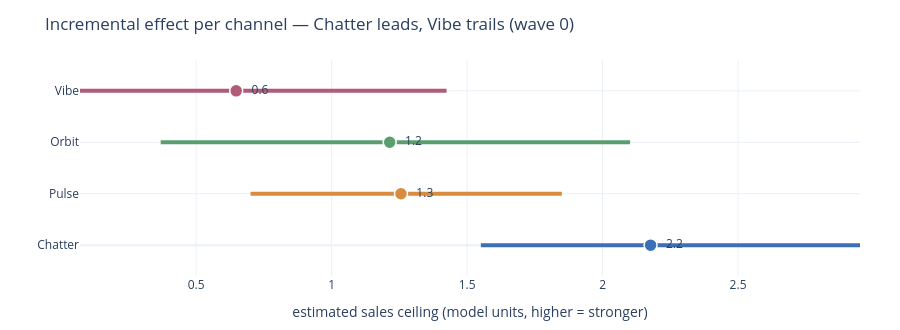

The code cell stored with this chart in its notebook:
### Markdown cell above
## Act 3 · First read — which channels actually work

Wave 0 is in. The first thing the analyst looks at is the **incremental effect**
of each channel — the ceiling of sales each one can drive, estimated from the
designed variation alone. This is the answer to *"are we over- or under-investing
anywhere?"*

### Code cell
# Recovered channel effects (posterior mean + 90% credible interval). The analyst
# does NOT know the truth; this is what the experiment revealed.
b = first["post"].samples["beta"]
names, mean = CHANNELS, b.mean(0)
lo, hi = np.percentile(b, 5, 0), np.percentile(b, 95, 0)
fig = go.Figure()
for i, nm in enumerate(names):
    fig.add_trace(go.Scatter(x=[lo[i], hi[i]], y=[i, i], mode="lines",
        line=dict(color=COLORS[i], width=4), showlegend=False))
fig.add_trace(go.Scatter(x=mean, y=list(range(4)), mode="markers+text",
    marker=dict(color=COLORS, size=13, line=dict(color="white", width=1.5)),
    text=[f"  {v:.1f}" for v in mean], textposition="middle right", showlegend=False))
fig.update_yaxes(tickmode="array", tickvals=list(range(4)), ticktext=names,
                 range=[-0.6, 3.6])
fig.update_layout(height=330, margin=dict(l=80, r=40, t=60, b=50),
    title="Incremental effect per channel — Chatter leads, Vibe trails (wave 0)",
    xaxis_title="estimated sales ceiling (model units, higher = stronger)")
fig.show()
order = [CHANNELS[i] for i in np.argsort(-mean)]
print("Strength order from the experiment:", " > ".join(order))

### Figure 1 — Plotly figure (JSON) as saved in the notebook; plotly's stock layout.template omitted (floating-point values rounded to 4 significant figures)
{"data": [{"line": {"color": "#3b6fb6", "width": 4}, "mode": "lines", "showlegend": false, "type": "scatter", "x": [1.551, 2.95], "y": [0, 0]}, {"line": {"color": "#d98c3f", "width": 4}, "mode": "lines", "showlegend": false, "type": "scatter", "x": [0.7009, 1.85], "y": [1, 1]}, {"line": {"color": "#5a9e6f", "width": 4}, "mode": "lines", "showlegend": false, "type": "scatter", "x": [0.3691, 2.102], "y": [2, 2]}, {"line": {"color": "#b15a7a", "width": 4}, "mode": "lines", "showlegend": false, "type": "scatter", "x": [0.07124, 1.424], "y": [3, 3]}, {"marker": {"color": ["#3b6fb6", "#d98c3f", "#5a9e6f", "#b15a7a"], "line": {"color": "white", "width": 1.5}, "size": 13}, "mode": "markers+text", "showlegend": false, "text": ["  2.2", "  1.3", "  1.2", "  0.6"], "textposition": "middle right", "type": "scatter", "x": [2.177, 1.256, 1.214, 0.6477], "y": [0, 1, 2, 3]}], "layout": {"height": 330, "margin": {"b": 50, "l": 80, "r": 40, "t": 60}, "title": {"text": "Incremental effect per channel — Chatter leads, Vibe trails (wave 0)"}, "xaxis": {"title": {"text": "estimated sales ceiling (model units, higher = stronger)"}}, "yaxis": {"range": [-0.6, 3.6], "tickmode": "array", "ticktext": ["Chatter", "Pulse", "Orbit", "Vibe"], "tickvals": [0, 1, 2, 3]}}}
